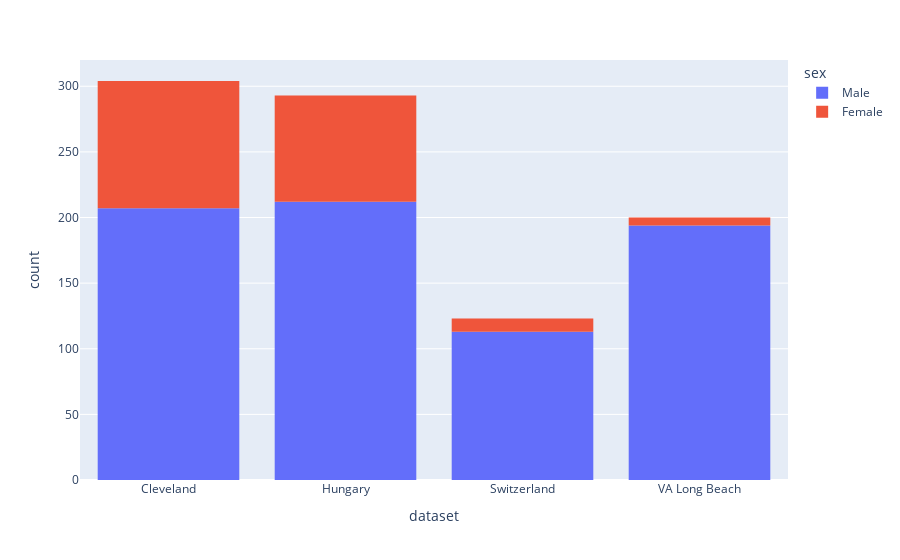

Here is the notebook cell this chart was saved with:
### Code cell
#plot dataset using plotly hue sex
fig = px.histogram(df, x='dataset', color='sex')
fig.show()

### Figure 1 — Plotly figure (JSON) as saved in the notebook; plotly's stock layout.template omitted (floating-point values rounded to 4 significant figures; data arrays with more than 128 entries replaced by an {"elided": "..."} marker saying what was removed)
{"data": [{"alignmentgroup": "True", "bingroup": "x", "hovertemplate": "sex=Male<br>dataset=%{x}<br>count=%{y}<extra></extra>", "legendgroup": "Male", "marker": {"color": "#636efa", "pattern": {"shape": ""}}, "name": "Male", "offsetgroup": "Male", "orientation": "v", "showlegend": true, "type": "histogram", "x": {"elided": "726 str values"}, "xaxis": "x", "yaxis": "y"}, {"alignmentgroup": "True", "bingroup": "x", "hovertemplate": "sex=Female<br>dataset=%{x}<br>count=%{y}<extra></extra>", "legendgroup": "Female", "marker": {"color": "#EF553B", "pattern": {"shape": ""}}, "name": "Female", "offsetgroup": "Female", "orientation": "v", "showlegend": true, "type": "histogram", "x": {"elided": "194 str values"}, "xaxis": "x", "yaxis": "y"}], "layout": {"barmode": "relative", "legend": {"title": {"text": "sex"}, "tracegroupgap": 0}, "margin": {"t": 60}, "xaxis": {"anchor": "y", "domain": [0, 1], "title": {"text": "dataset"}}, "yaxis": {"anchor": "x", "domain": [0, 1], "title": {"text": "count"}}}}
